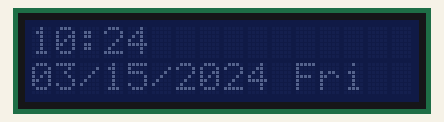
Simulated run of this program. Board: Raspberry Pi (BCM pin numbers). On the bench: 16×2 character LCD. The clock reads 2024-03-15 10:24:30 at power-on unless the program sets it; library files of the repository ran but are not shown: __init__.py.

Above: at 0.2 s.
At 30.2 s:
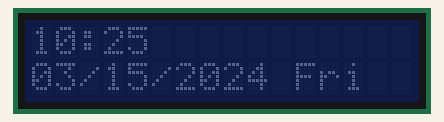
At 90.2 s:
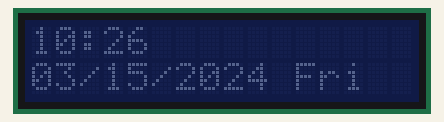

The program:

clock.py
```python
from i2c import lcd
import time

display = lcd.lcd(0x27, 1)

def main():
  # Main program block

  # Initialise display
  display.lcd_init()

  while True:
    display.lcd_string(time.strftime("%H:%M"), display.LCD_LINE_1)
    display.lcd_string(time.strftime("%m/%d/%Y %a"), display.LCD_LINE_2)


if __name__ == '__main__':

  try:
    main()
  except KeyboardInterrupt:
    pass
  finally:
    display.lcd_byte(0x01, display.LCD_CMD)
```

lcd.py
```python
import smbus
import time

LCD_WIDTH = 16   # Maximum characters per line

#LCD_BACKLIGHT  = 0x08  # On
LCD_BACKLIGHT = 0x00  # Off

ENABLE = 0b00000100 # Enable bit

# Timing constants
E_PULSE = 0.0005
E_DELAY = 0.0005

I2C_ADDR  = 0x27 # I2C device address
I2C_BUS = 1

class lcd:
    # Define some device constants
    LCD_CHR = 1 # Mode - Sending data
    LCD_CMD = 0 # Mode - Sending command
    LCD_LINE_1 = 0x80 # LCD RAM address for the 1st line
    LCD_LINE_2 = 0xC0 # LCD RAM address for the 2nd line
    LCD_LINE_3 = 0x94 # LCD RAM address for the 3rd line
    LCD_LINE_4 = 0xD4 # LCD RAM address for the 4th line

    def __init__(self, address = I2C_ADDR, port = I2C_BUS):
        if not address or not port:
            raise Exception('Arguments not provided')

        self.address = address
        self.lcd_bus = smbus.SMBus(port)

    def lcd_init(self):
        # Initialise display
        self.lcd_byte(0x33,lcd.LCD_CMD) # 110011 Initialise
        self.lcd_byte(0x32,lcd.LCD_CMD) # 110010 Initialise
        self.lcd_byte(0x06,lcd.LCD_CMD) # 000110 Cursor move direction
        self.lcd_byte(0x0C,lcd.LCD_CMD) # 001100 Display On,Cursor Off, Blink Off
        self.lcd_byte(0x28,lcd.LCD_CMD) # 101000 Data length, number of lines, font size
        self.lcd_byte(0x01,lcd.LCD_CMD) # 000001 Clear display
        time.sleep(E_DELAY)

    def lcd_byte(self, bits, mode):
        # Send byte to data pins
        # bits = the data
        # mode = 1 for data
        #        0 for command

        bits_high = mode | (bits & 0xF0) | LCD_BACKLIGHT
        bits_low = mode | ((bits<<4) & 0xF0) | LCD_BACKLIGHT

        # High bits
        self.lcd_bus.write_byte(self.address, bits_high)
        self.lcd_toggle_enable(bits_high)

        # Low bits
        self.lcd_bus.write_byte(self.address, bits_low)
        self.lcd_toggle_enable(bits_low)

    def lcd_toggle_enable(self, bits):
        # Toggle enable
        time.sleep(E_DELAY)
        self.lcd_bus.write_byte(self.address, (bits | ENABLE))
        time.sleep(E_PULSE)
        self.lcd_bus.write_byte(self.address,(bits & ~ENABLE))
        time.sleep(E_DELAY)

    def lcd_string(self, message,line):
        # Send string to display

        message = message.ljust(LCD_WIDTH," ")

        self.lcd_byte(line, lcd.LCD_CMD)

        for i in range(LCD_WIDTH):
            self.lcd_byte(ord(message[i]),lcd.LCD_CHR)

    def lcd_bounce_string(self, message, line):
        str_pad = " " * 16
        message = str_pad + message

        for i in range (0, len(message)):
            lcd_text = message[i:(i+16)]
            self.lcd_string(lcd_text, line)
            time.sleep(0.4)
            self.lcd_string(str_pad, line)
```

Measured:
- what the display in image 0 shows lasts 29.9 s, from 0.2 s to 30.1 s
- what the display in image 1 shows lasts 60.0 s, from 30.1 s to 90.1 s
